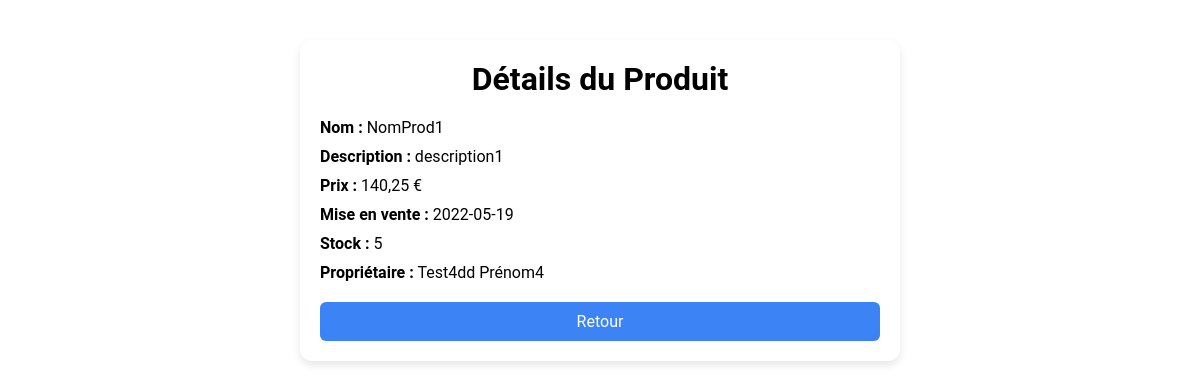
Screenshot of /pages/view.php?id_produit=2 (signed in) with the database file from the repository.
### tables this page shows
CREATE TABLE produit (
  id_produit SMALLINT UNSIGNED NOT NULL AUTO_INCREMENT PRIMARY KEY,
  nom_produit VARCHAR(100) NOT NULL,
  description_produit TEXT NOT NULL,  
  prix_produit DECIMAL(10,2) DEFAULT 0.00,
  mise_en_vente DATE,                 
  stock_produit SMALLINT DEFAULT 0,  
  proprietaire VARCHAR(100)          
);

### pages/view.php (the view, shortened to what this page needs)
<?php
require_once __DIR__ . '/../config/database.php';
$id_produit = isset($_GET['id_produit']) ? $_GET['id_produit'] : null;
$id_produit = (int) $id_produit;
$stmt = $pdo->prepare("SELECT * FROM produit WHERE id_produit = :id_produit");
$stmt->execute([':id_produit' => $id_produit]);
$product = $stmt->fetch();
?>
<!DOCTYPE html>
<html lang="fr">
<head>
    <link rel="stylesheet" href="../styles/view.css">
</head>
<body>
    <div class="container">
        <h1>Détails du Produit</h1>
        <div class="product-card">
            <p><strong>Nom :</strong> <?= htmlspecialchars($product['nom_produit']) ?></p>
            <p><strong>Description :</strong> <?= nl2br(htmlspecialchars($product['description_produit'])) ?></p>
            <p><strong>Prix :</strong> <?= number_format((float)$product['prix_produit'], 2, ',', ' ') ?> €</p>
            <p><strong>Mise en vente :</strong> <?= htmlspecialchars($product['mise_en_vente'] ?? '—') ?></p>
            <p><strong>Stock :</strong> <?= (int) $product['stock_produit'] ?></p>
            <p><strong>Propriétaire :</strong> <?= htmlspecialchars($product['proprietaire'] ?? '—') ?></p>
        </div>
        <a href="../index.php" class="btn">Retour</a>
    </div>
</body>
</html>

### styles/view.css (style rules this page uses)
.container { max-width: 600px; margin: 40px auto; padding: 20px; background: var(--white); border-radius: 12px; box-shadow: 0 4px 8px rgba(0,0,0,0.1); }
h1 { text-align: center; margin-bottom: 20px; }
.product-card p { margin: 10px 0; font-size: 16px; }
.btn { display: block; text-align: center; margin-top: 20px; padding: 10px; background: var(--bg-text-secondary-blue); color: white; text-decoration: none; border-radius: 6px; }

### styles/variables.css (style rules this page uses)
:root { --primary-gradient: linear-gradient( 135deg, hsl(217 91% 60%), hsl(255 91% 76%) ); --white: #fff; --primary-text-blue: #1e293b; --secondary-text-gray: #6b7280; --primary-border-color: #e5e7eb; --bg-text-secondary-blue: #3c83f6; --success-green: #16a34a; --bg-text-secondary-opacity-blue: rgba(60, 131, 246, 70%); --bg-text-third-opacity-blue: rgba(60, 131, 246, 10%); --grey-bg: rgba(243, 244, 246, 50%); --orang-color: #f59f0a; --red-color: #EF4444; }
* { box-sizing: border-box; margin: 0; padding: 0; outline: none; border: none; }
body { font-family: "Roboto", sans-serif; height: fit-content; }
a { text-decoration: none; }

### rows the page displays
produit: nom_produit "NomProd1", description_produit "description1", prix_produit "140,25", mise_en_vente "2022-05-19", stock_produit "5", proprietaire "Test4dd Prénom4"
